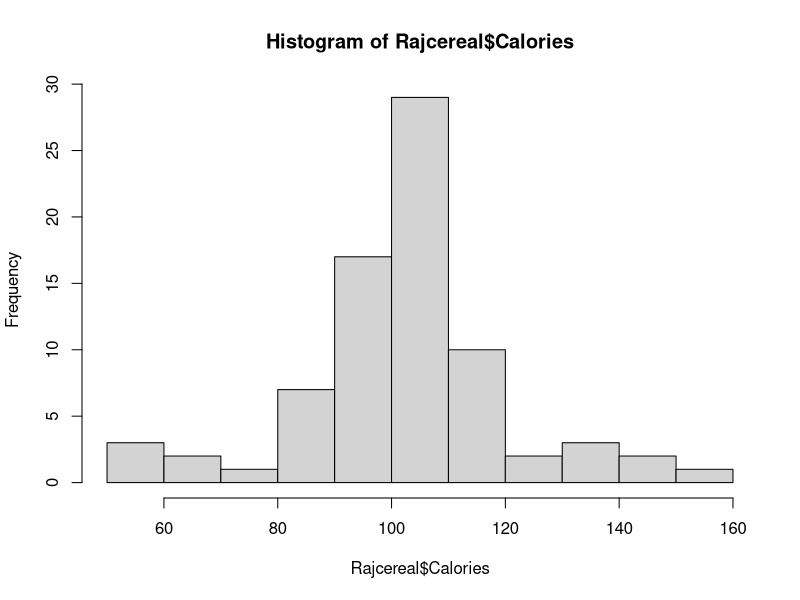
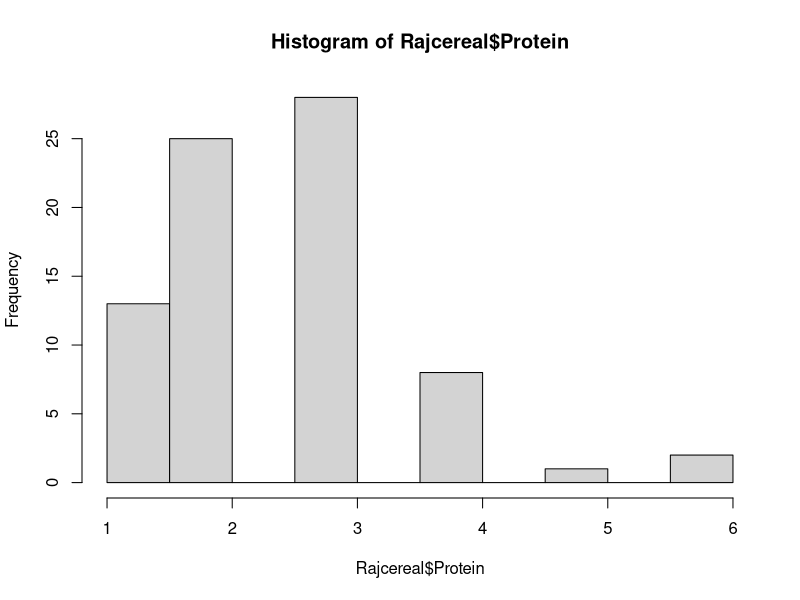
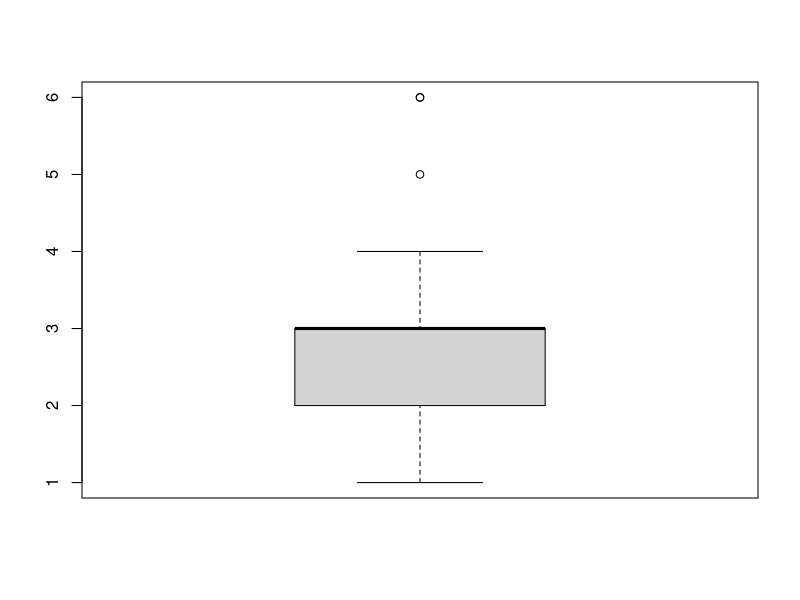

Source code (R) for these figures, in order:
## ---- chunk 1
Rajcereal = read.csv('cereals.CSV',header = TRUE, sep = ',')
Rajcereal
## ---- chunk 2
# 1 - Report on the measures of centrality and spread for the calories variable of the data with at least two measures
# each.
mean(Rajcereal$Calories)
median(Rajcereal$Calories)
table(Rajcereal$Calories)
range(Rajcereal$Calories)
diff(range(Rajcereal$Calories))
sd(Rajcereal$Calories)

## ---- chunk 3
hist(Rajcereal$Calories)
hist(Rajcereal$Protein)
## ---- chunk 4
boxplot(Rajcereal$Protein)
boxplot.stats(Rajcereal$Protein)

